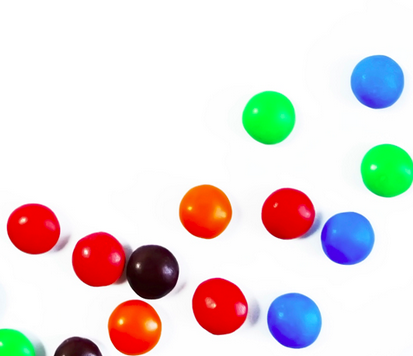
#> input picture images/smarties.png, 413 x 356 px
$ python ispcv_imread_color.py
#> lines starting #> are read from the running program, lines starting #| are printed output that depends on the picture
# Computer Vision using CV2 in Python
# Read and display RGB color image
# https://docs.opencv.org/3.4/d4/da8/group__imgcodecs.html

# import libraries
import sys
import cv2 as cv
import numpy as np

# print Python version
print("Python Version : " + sys.version)
# Check CV2 version
print("CV2 version : " + cv.__version__)

# read image
img = cv.imread("../images/smarties.png",1)
#> img is the input picture: shape (356, 413, 3); mean B, G, R 219.1, 220.4, 228.9

# check if file read is successful
if img is None:
    sys.exit("Could not read the image.")

# Display image
cv.imshow("BGR Color image", img)

# Display B,G,R Channels seperately with fake colors
channel_initials = list('BGR')

for channel_index in range(3):
    channel = np.zeros(shape=img.shape, dtype=np.uint8)
    channel[:,:,channel_index] = img[:,:,channel_index]
    cv.imshow(f'{channel_initials[channel_index]}-RGB fake colors', channel)
#> this loop made 3 passes
#> pass 1, `cv.imshow(f'{channel_initials[channel_index]}-RGB fake colors', channel)`:
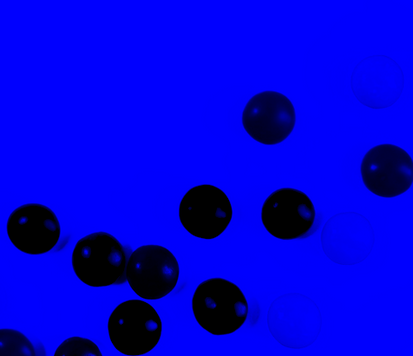
#> window 'B-RGB fake colors': shape (356, 413, 3); mean B, G, R 219.1, 0, 0
#> pass 2, `cv.imshow(f'{channel_initials[channel_index]}-RGB fake colors', channel)`:
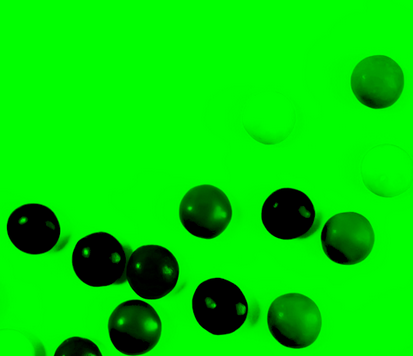
#> window 'G-RGB fake colors': shape (356, 413, 3); mean B, G, R 0, 220.4, 0
#> after the loop:
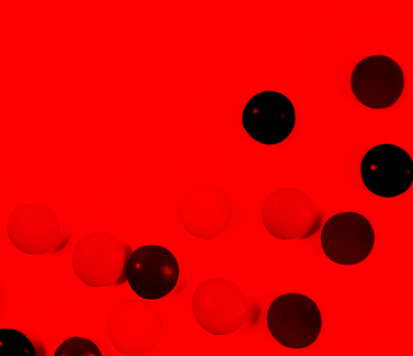
#> channel: shape (356, 413, 3); mean B, G, R 0, 0, 228.9

# Display B,G,R Channels seperately as Grayscale
b_gray = img[:,:,0];
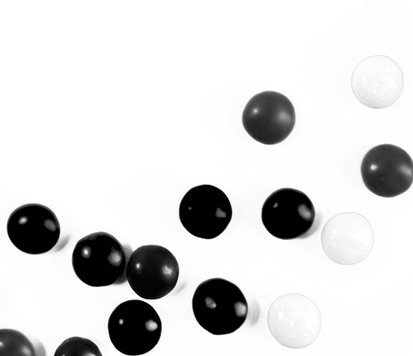
#> b_gray: shape (356, 413); min 0, max 255, mean 219.1
g_gray = img[:,:,1];
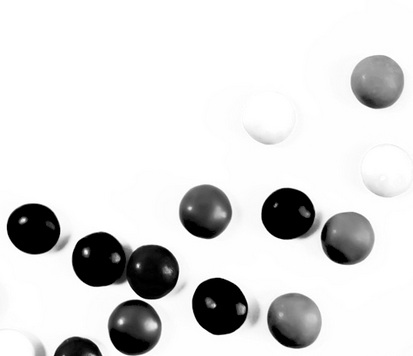
#> g_gray: shape (356, 413); min 0, max 255, mean 220.4
r_gray = img[:,:,2];
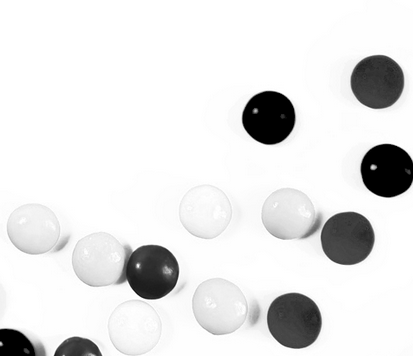
#> r_gray: shape (356, 413); min 0, max 255, mean 228.9
cv.imshow('B as Grayscale', b_gray)
cv.imshow('G as Grayscale', g_gray)
cv.imshow('R as Grayscale', r_gray)

# wait for keystroke
k = cv.waitKey(0)
#> (key Esc is pressed here)

# close and exit
cv.destroyAllWindows()
